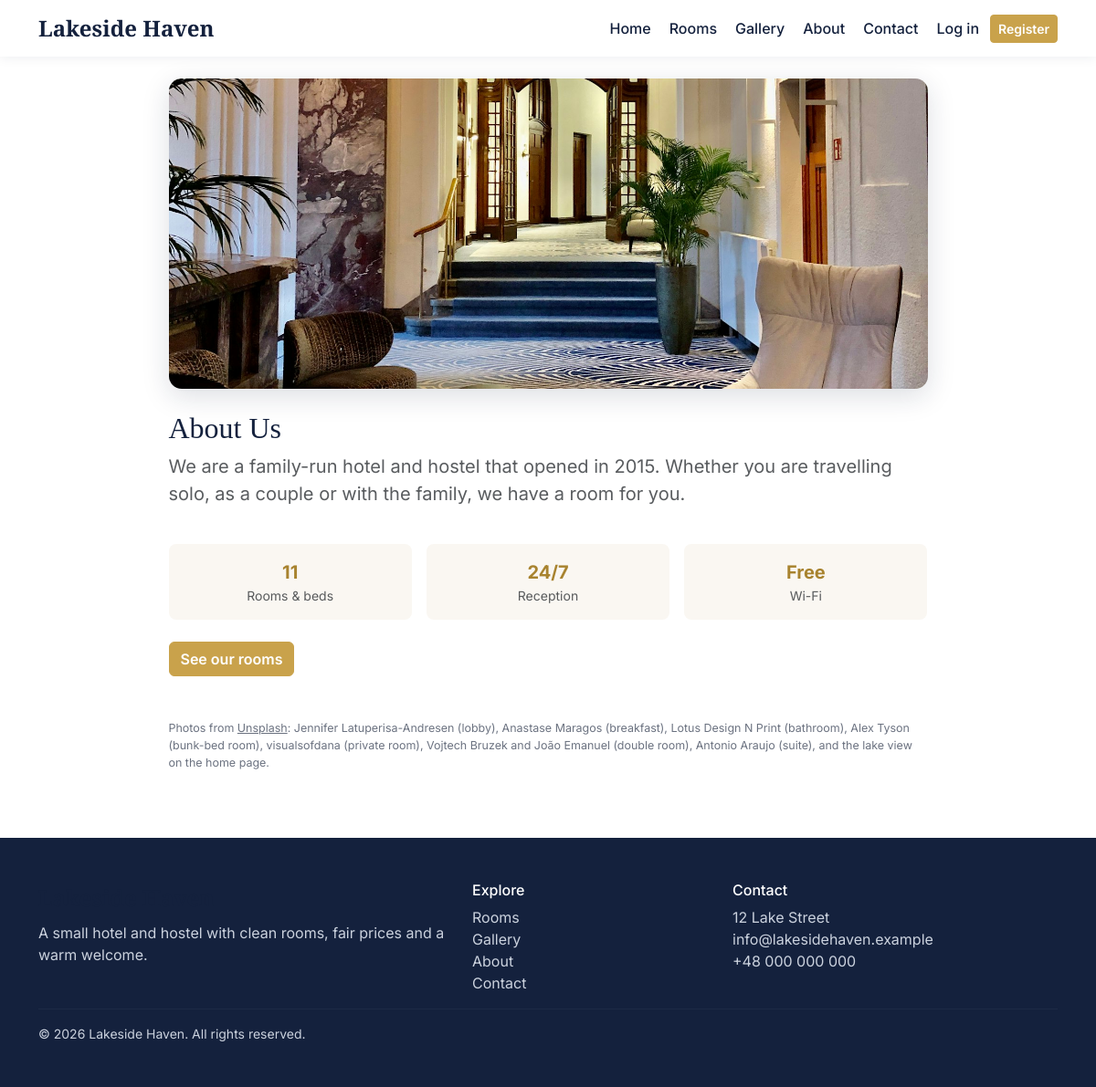
Page /about.php on the committed database.
### tables this page shows
CREATE TABLE pages (
  id      INT UNSIGNED AUTO_INCREMENT PRIMARY KEY,
  slug    VARCHAR(60) NOT NULL UNIQUE,
  title   VARCHAR(150) NOT NULL,
  content TEXT
);

### includes/functions.php (called while the page is built, shortened)
<?php
require_once __DIR__ . '/db.php';
function e($value): string
{
    return htmlspecialchars((string)$value, ENT_QUOTES, 'UTF-8');
}
function url(string $path = ''): string
{
    return BASE_URL . '/' . ltrim($path, '/');
}

### includes/db.php (called while the page is built, shortened)
<?php
function db(): PDO
{
    static $pdo = null;
    if ($pdo === null) {
        $dsn = 'mysql:host=' . DB_HOST . ';dbname=' . DB_NAME . ';charset=utf8mb4';
        try {
            $pdo = new PDO($dsn, DB_USER, DB_PASS, [
                PDO::ATTR_ERRMODE            => PDO::ERRMODE_EXCEPTION,
                PDO::ATTR_DEFAULT_FETCH_MODE => PDO::FETCH_ASSOC,
                PDO::ATTR_EMULATE_PREPARES   => false,
            ]);
        } catch (PDOException $e) {
            http_response_code(500);
            exit('Database connection failed. Did you import database/schema.sql and seed.sql?');
        }
    }
    return $pdo;
}

### about.php (the view, shortened to what this page needs)
<?php
$page = db()->query("SELECT title, content FROM pages WHERE slug = 'about'")->fetch();
$roomCount = (int)db()->query("SELECT COUNT(*) FROM rooms WHERE status = 'active'")->fetchColumn();
include __DIR__ . '/includes/header.php';
?>
<div class="container py-4">
  <div class="row justify-content-center">
    <div class="col-lg-9">
      <img class="about-photo mb-4" src="<?= url('assets/img/hotel/lobby.jpg') ?>" alt="The lobby of <?= e(SITE_NAME) ?>" style="object-position:center 60%">
      <h1 class="section-title"><?= e($page['title'] ?? 'About Us') ?></h1>
      <div class="fs-5 text-muted"><?= nl2br(e($page['content'] ?? '')) ?></div>
      <div class="row g-3 mt-4 text-center">
        <div class="col-4"><div class="p-3 bg-cream rounded-3"><div class="price"><?= $roomCount ?></div><div class="small text-muted">Rooms &amp; beds</div></div></div>
        <div class="col-4"><div class="p-3 bg-cream rounded-3"><div class="price">24/7</div><div class="small text-muted">Reception</div></div></div>
        <div class="col-4"><div class="p-3 bg-cream rounded-3"><div class="price">Free</div><div class="small text-muted">Wi-Fi</div></div></div>
      </div>
      <a href="<?= url('rooms.php') ?>" class="btn btn-gold mt-4">See our rooms</a>
      <p class="credits mt-5 mb-0">
        Photos from <a href="https://unsplash.com" target="_blank" rel="noopener">Unsplash</a>:
        Jennifer Latuperisa-Andresen (lobby), Anastase Maragos (breakfast), Lotus Design N Print (bathroom),
        Alex Tyson (bunk-bed room), visualsofdana (private room), Vojtech Bruzek and Jo&atilde;o Emanuel (double room),
        Antonio Araujo (suite), and the lake view on the home page.
      </p>
    </div>
  </div>
</div>
<?php include __DIR__ . '/includes/footer.php'; ?>

### assets/css/style.css (style rules this page uses)
:root { --navy: #14213d; --navy-soft: #1f3157; --gold: #c9a24b; --gold-dark: #a8832f; --cream: #faf7f2; --ink: #232a35; }
body { font-family: 'Inter', sans-serif; color: var(--ink); background: #fff; }
h1, h2, h3, h4, .brand { font-family: 'Playfair Display', serif; }
.btn-gold { background: var(--gold); border-color: var(--gold); color: #fff; font-weight: 600; }
.section-title { font-size: 2rem; color: var(--navy); }
.bg-cream { background: var(--cream); }
.price { color: var(--gold-dark); font-weight: 700; font-size: 1.25rem; }
.about-photo { width: 100%; height: 340px; object-fit: cover; border-radius: 14px; box-shadow: 0 8px 30px rgba(20,33,61,.15); }
.credits { font-size: .78rem; color: #6b7280; }
.credits a { color: #6b7280; }

### rows in the picture
pages: title "About Us", content "We are a family-run hotel and hostel that opened in 2015. Whether you are travelling solo, as a couple or with the family, we have a room for you."

### other values in the picture
SITE_NAME "Lakeside Haven"
$roomCount "11"
